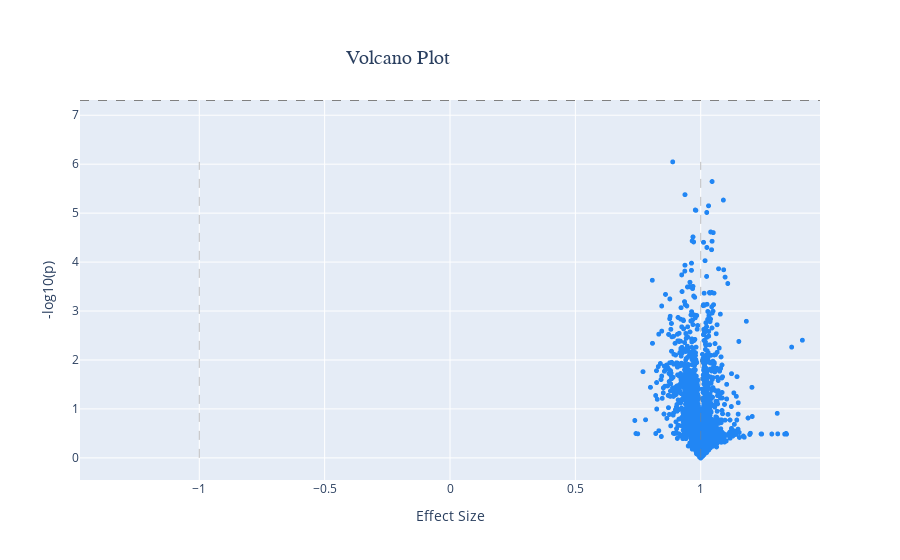

Notebook source saved alongside this figure:
### Code cell
dash_bio.VolcanoPlot(
    dataframe=d['lungcancer'].reset_index(),
    effect_size='L2F',
    p='pvalue',
    snp = 'uniprot',
    gene=None,
    logp=True
)

### Figure 1 — Plotly figure (JSON) as saved in the notebook; plotly's stock layout.template omitted (floating-point values rounded to 4 significant figures; data arrays with more than 128 entries replaced by an {"elided": "..."} marker saying what was removed)
{"data": [{"marker": {"color": "#2186f4", "size": 5}, "mode": "markers", "name": "Dataset", "text": {"elided": "2730 str values"}, "type": "scattergl", "x": {"elided": "2730 float values"}, "y": {"elided": "2730 float values"}}], "layout": {"hovermode": "closest", "legend": {"bgcolor": "#ebf1fa", "font": {"family": "sans-serif"}, "x": 1.01, "yanchor": "top"}, "shapes": [{"line": {"color": "grey", "dash": "dash", "width": 0.5}, "name": "effect size min line", "type": "line", "x0": -1, "x1": -1, "xref": "x", "y0": 4.134e-05, "y1": 6.047, "yref": "y"}, {"line": {"color": "grey", "dash": "dash", "width": 0.5}, "name": "effect size max line", "type": "line", "x0": 1, "x1": 1, "xref": "x", "y0": 4.134e-05, "y1": 6.047, "yref": "y"}, {"line": {"color": "grey", "dash": "dash", "width": 1}, "name": "genomewide_line", "type": "line", "x0": -1.476, "x1": 1.476, "xref": "x", "y0": 7.301, "y1": 7.301, "yref": "y"}], "title": {"font": {"family": "sans-serif", "size": 20}, "text": "Volcano Plot", "x": 0.5, "xanchor": "right", "yanchor": "top"}, "xaxis": {"range": [-1.476, 1.476], "title": {"text": "Effect Size"}, "zeroline": false}, "yaxis": {"title": {"text": "-log10(p)"}, "zeroline": false}}}
